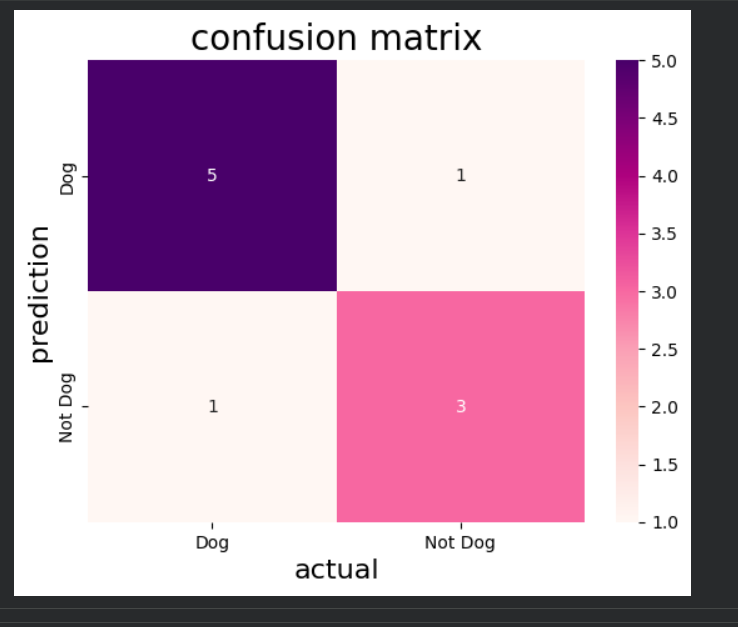

Recreate this plot in Python.
import numpy as np
from sklearn.metrics import confusion_matrix
import seaborn as sns
import matplotlib.pyplot as plt
actual = np.array(
  ['Dog','Dog','Dog','Not Dog','Dog','Not Dog','Dog','Dog','Not Dog','Not Dog'])
predicted = np.array(
  ['Dog','Not Dog','Dog','Not Dog','Dog','Dog','Dog','Dog','Not Dog','Not Dog'])
conf_matrix=confusion_matrix(actual,predicted)
sns.heatmap(conf_matrix,annot=True,fmt='g',xticklabels=['Dog','Not Dog'],yticklabels=['Dog','Not Dog'],cmap='RdPu')
plt.ylabel("prediction",fontsize=16)
plt.xlabel("actual",fontsize=16)
plt.title("confusion matrix",fontsize=20)
plt.show()
